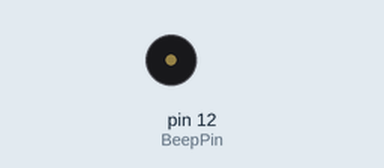
A program run on a simulated Raspberry Pi (header pin numbers). Parts: buzzer (waves = sounding, pin HIGH). What the program prints to the terminal is not drawn.

Above: at 0.05 s.
Timing chart, 0 to 3.0 s (numbered marks = the images above):
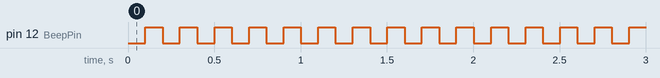

The program:

02_activeBuzzer.py
```python
#!/usr/bin/env python

#-----------------------------------------------------------
# File name   : 02_activeBuzzer.py
# Description : make an active buzzer beep.
# Author      : Jason
# E-mail      : jason@adeept.com
# Website     : www.adeept.com
# Date        : 2015/06/12
#-----------------------------------------------------------

import RPi.GPIO as GPIO
import time

BeepPin = 12    # pin11

def setup():
	GPIO.setwarnings(False)
	GPIO.setmode(GPIO.BOARD)        # Numbers pins by physical location
	GPIO.setup(BeepPin, GPIO.OUT)   # Set pin mode as output
	GPIO.output(BeepPin, GPIO.HIGH) # Set pin to high(+3.3V) to off the beep

def loop():
	while True:
		GPIO.output(BeepPin, GPIO.LOW)
		print ("LOW")
		time.sleep(0.1)
		GPIO.output(BeepPin, GPIO.HIGH)
		print ("HIGH")
		time.sleep(0.1)

def destroy():
	GPIO.output(BeepPin, GPIO.HIGH)    # beep off
	GPIO.cleanup()                     # Release resource

if __name__ == '__main__':     # Program start from here
	print ("Press Ctrl+C to end the program...")
	setup()
	try:
		loop()
	except KeyboardInterrupt:  # When 'Ctrl+C' is pressed, the child program destroy() will be  executed.
		destroy()
```

Measured:
- by itself, pin 12 (BeepPin): alternates HIGH for 0.10 s and LOW for 0.10 s
